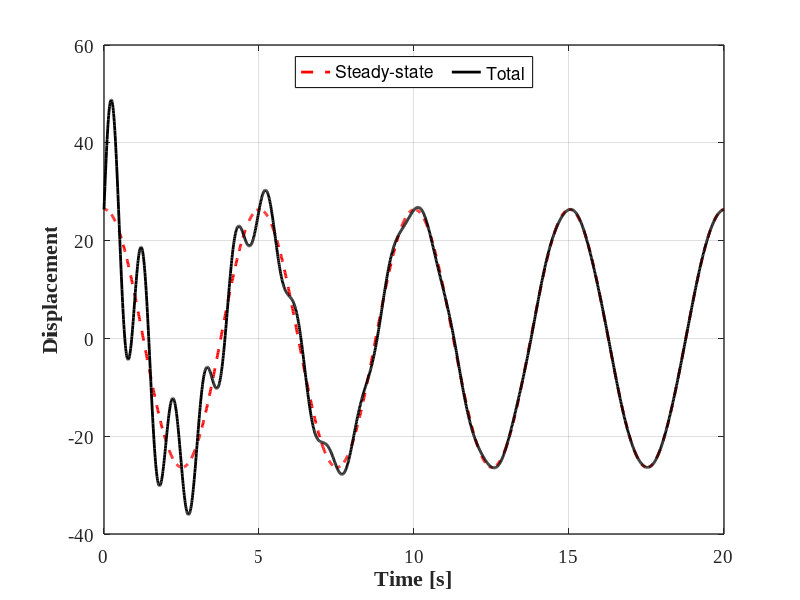

Source code (MATLAB):
%% Structural Dynamics and Vibration Control(M. Azimi et al.)
%% Figure 3-15: Steady-state and Total Response of Damped SDOF Harmonic Loading

clear; close all; clc;
%% Parameters
f_n  = [1];  % Hz
f    = 0.2;  % Hz
f0   = 1000; % Hz
zeta = 0.05;

%% Calculate The Response & Plot
 
w_n = 2*pi*f_n;
w   = 2*pi*f;

u0 = 0; 
v0 = f0/w_n;

beta   = w/w_n;
t   = 0:0.01:20;   % Set the time vector

A1 = u0;
A2 = v0/w_n;
A3 = f0 *(w_n^2-w^2)/((w_n^2-w^2)^2+(2*zeta*w_n*w)^2);
A4 = f0 *(2*zeta*w_n*w)/((w_n^2-w^2)^2+(2*zeta*w_n*w)^2);

A = f0/(2*w_n)*t;

w_d = w_n*sqrt(1-zeta^2);

y_transient   = exp(-zeta*w_n*t).*(A1*cos(w_d*t)+A2*sin(w_d*t));
y_steadystate = A3*cos(w*t) + A4*sin(w*t);

%% Plot    
figure(1);  set(figure(1), 'Position', [200   100   883   400])
            hold on; grid on; box on;

            plot(t,y_steadystate,'--r','LineWidth',2); grid on
            plot(t,y_steadystate+y_transient,'-k','LineWidth',2); grid on

            set(gca, 'LineWidth',1, 'FontWeight','normal', 'FontName','Times New Roman', 'FontSize',14)               
            xlabel('Time [s]', 'fontsize',16, 'fontname','Times New Roman','FontWeight','Bold')
            ylabel('Displacement', 'fontsize',16, 'fontname','Times New Roman','FontWeight','Bold')
            legend('Steady-state','Total','location','north','numcolumns',2,'edgecolor','k')

%% Print
print('FIG_3_15','-dpng')
